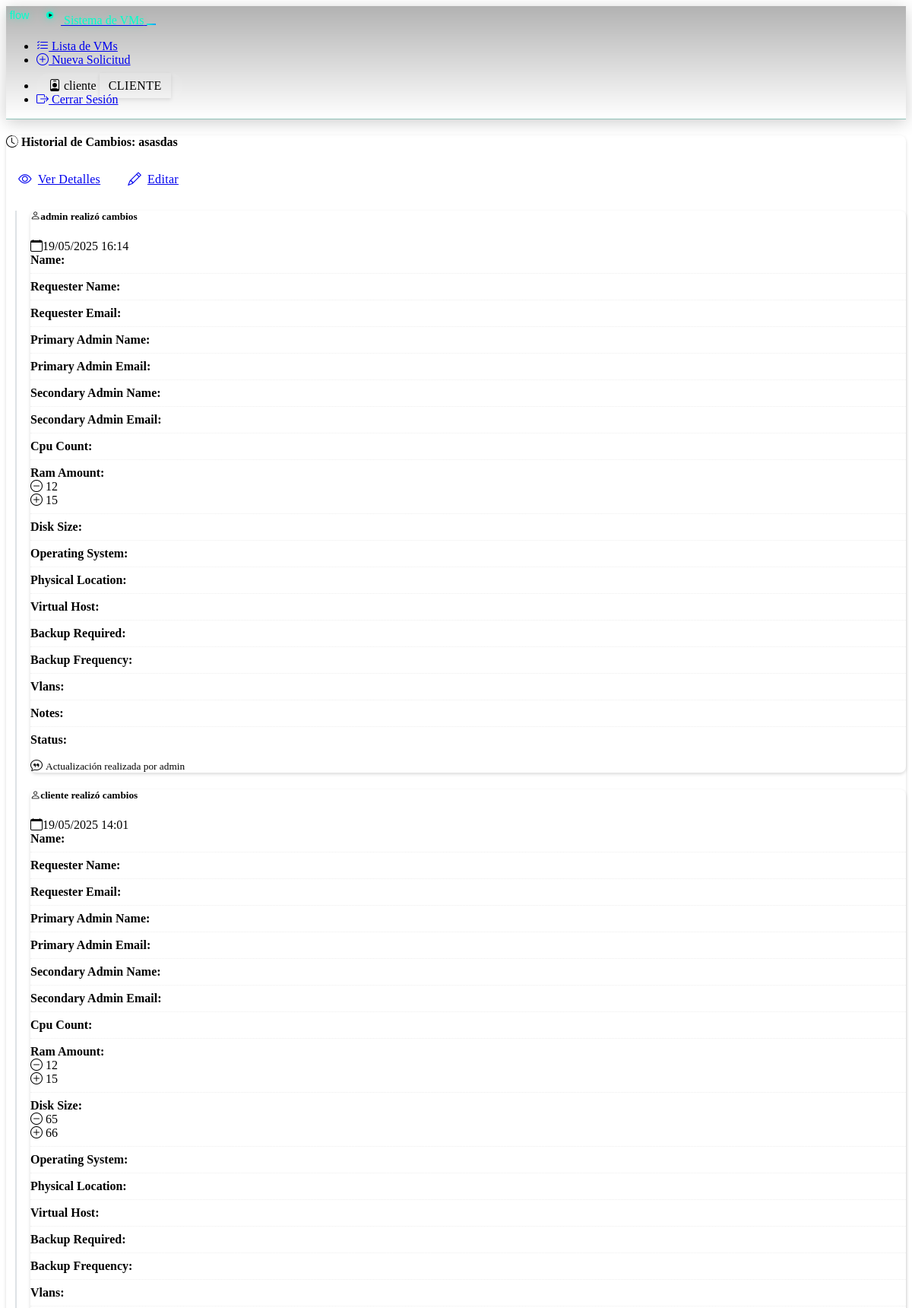
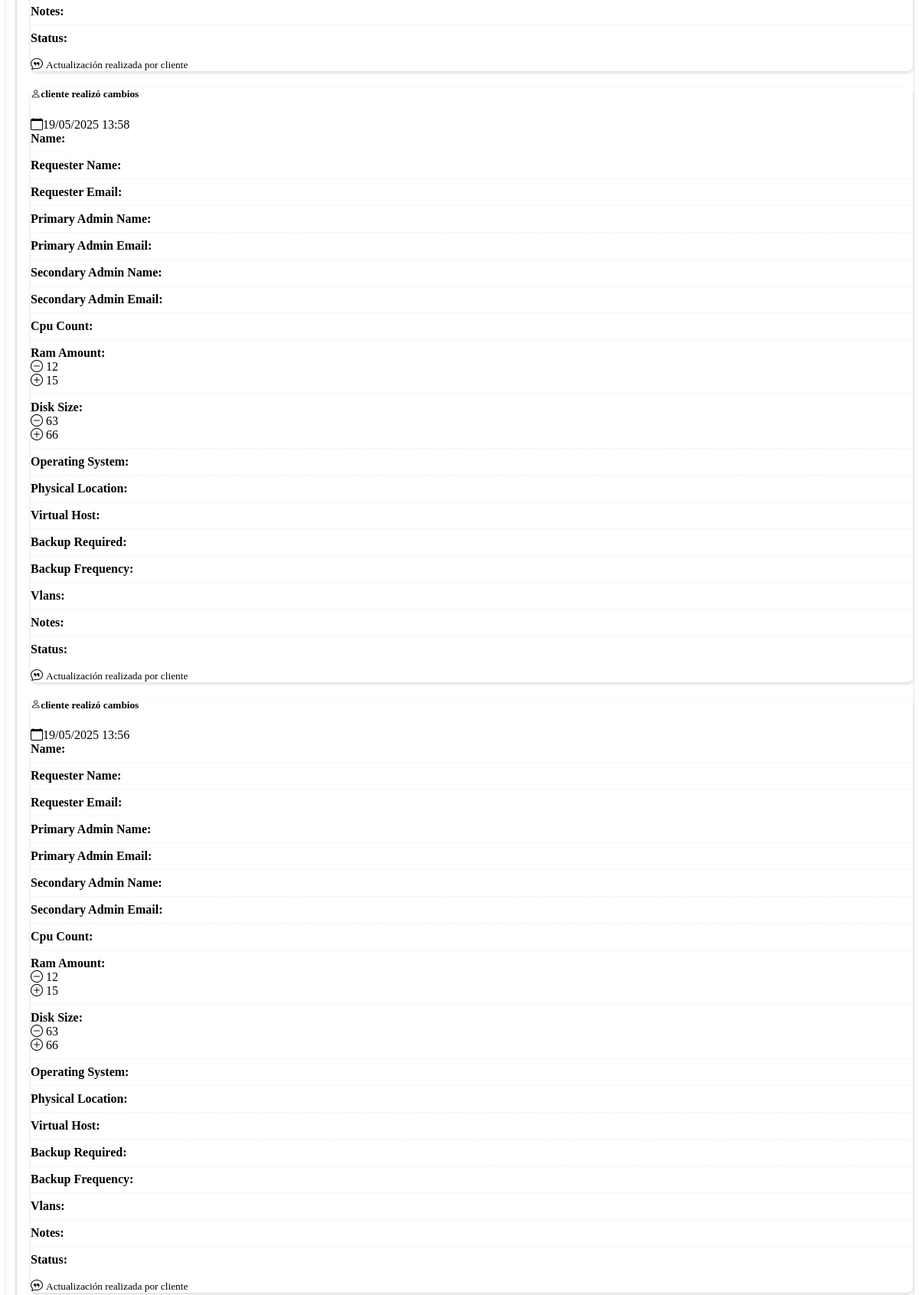
/vms/2/history (signed in, upper part), run on the app's committed database (2 pictures, top to bottom).
### models.py (models this page shows, shortened)
class User(UserMixin, db.Model):
    id = db.Column(db.Integer, primary_key=True)
    username = db.Column(db.String(64), unique=True, nullable=False)
    password_hash = db.Column(db.String(256), nullable=False)
    is_admin = db.Column(db.Boolean, default=False)
    email = db.Column(db.String(120), nullable=True)
    vms_created = db.relationship('VM', backref='creator', lazy=True)
    modifications = db.relationship('VMHistory', backref='modified_by_user', lazy=True,
                                  foreign_keys='VMHistory.modified_by')

class VM(db.Model):
    id = db.Column(db.Integer, primary_key=True)
    name = db.Column(db.String(100), nullable=False)
    requester_name = db.Column(db.String(100), nullable=False)
    requester_email = db.Column(db.String(120), nullable=True)
    request_date = db.Column(db.DateTime, default=datetime.utcnow)
    primary_admin_name = db.Column(db.String(100), nullable=True)
    primary_admin_email = db.Column(db.String(120), nullable=True)
    secondary_admin_name = db.Column(db.String(100), nullable=True)
    secondary_admin_email = db.Column(db.String(120), nullable=True)
    cpu_count = db.Column(db.Integer, nullable=False)
    ram_amount = db.Column(db.Integer, nullable=False)  # en GB
    disk_size = db.Column(db.Integer, nullable=False)   # en GB
    operating_system = db.Column(db.String(100), nullable=True)
    physical_location = db.Column(db.String(200), nullable=True)
    virtual_host = db.Column(db.String(200), nullable=True)
    backup_required = db.Column(db.Boolean, default=False)
    backup_frequency = db.Column(db.String(50), nullable=True)  # Diario, Semanal, Mensual, etc.
    vlans_text = db.Column(db.Text, nullable=True)
    @property
    def vlans(self):
        if self.vlans_text:
            return [vlan.strip() for vlan in self.vlans_text.split(',')]
        return []
    notes = db.Column(db.Text, nullable=True)
    status = db.Column(db.String(20), nullable=False)  # PENDIENTE, APROBADO, RECHAZADO, ACTIVO
    created_by = db.Column(db.Integer, db.ForeignKey('user.id'), nullable=False)
    created_at = db.Column(db.DateTime, default=datetime.utcnow)
    updated_at = db.Column(db.DateTime, default=datetime.utcnow, onupdate=datetime.utcnow)
    history = db.relationship('VMHistory', backref='vm', lazy=True,
                             foreign_keys='VMHistory.vm_id')
    def to_dict(self):
        return {
            'name': self.name,
            'requester_name': self.requester_name,
            'requester_email': self.requester_email,
            'primary_admin_name': self.primary_admin_name,
            'primary_admin_email': self.primary_admin_email,
            'secondary_admin_name': self.secondary_admin_name,
            'secondary_admin_email': self.secondary_admin_email,
            'cpu_count': self.cpu_count,
            'ram_amount': self.ram_amount,
            'disk_size': self.disk_size,
            'operating_system': self.operating_system,
            'physical_location': self.physical_location,
            'virtual_host': self.virtual_host,
            'backup_required': self.backup_required,
            'backup_frequency': self.backup_frequency,
            'vlans': self.vlans,
            'notes': self.notes,
            'status': self.status
        }

class VMHistory(db.Model):
    id = db.Column(db.Integer, primary_key=True)
    vm_id = db.Column(db.Integer, db.ForeignKey('vm.id'), nullable=False)
    previous_state = db.Column(db.Text, nullable=False)
    modified_by = db.Column(db.Integer, db.ForeignKey('user.id'), nullable=False)
    created_at = db.Column(db.DateTime, default=datetime.utcnow)
    change_description = db.Column(db.String(200), nullable=True)
    def previous_state_dict(self):
        try:
            return json.loads(self.previous_state)
        except json.JSONDecodeError:
            return {'error': 'Estado anterior inválido'}

### blueprints/vms/routes.py (the view)
@vms_bp.route('/<int:vm_id>/history')
@login_required
def vm_history(vm_id):
    vm = VM.query.get_or_404(vm_id)
    if not current_user.is_admin and current_user.id != vm.created_by:
        flash('No tienes permiso para ver el historial de esta VM', 'error')
        return redirect(url_for('vms.list_vms'))
    history = VMHistory.query.filter_by(vm_id=vm_id).order_by(
        VMHistory.created_at.desc()).all()
    return render_template('vms/history.html',
                           vm=vm,
                           history=history,
                           title=f'Historial de {vm.name}')

### templates/vms/history.html (shortened to what this page needs)
{% extends "base.html" %} {% block content %}
<div class="card shadow-sm animated-card mb-4">
    <div
        class="card-header bg-primary text-white d-flex justify-content-between align-items-center py-3"
    >
        <h4 class="card-title mb-0">
            <i class="bi bi-clock-history me-2"></i>
            Historial de Cambios: {{ vm.name }}
        </h4>
        <div>
            <a
                href="{{ url_for('vms.view_vm', vm_id=vm.id) }}"
                class="btn btn-light me-2"
            >
                <i class="bi bi-eye me-1"></i>Ver Detalles
            </a>
            {% if current_user.is_admin or current_user.id == vm.created_by %}
            <a
                href="{{ url_for('vms.edit_vm', vm_id=vm.id) }}"
                class="btn btn-info"
            >
                <i class="bi bi-pencil me-1"></i>Editar
            </a>
            {% endif %}
        </div>
    </div>
    <div class="card-body p-0">
        <div class="p-4">
            {% if history %}
            <div class="timeline">
                {% for entry in history %}
                <div class="timeline-item">
                    <div class="timeline-marker bg-primary"></div>
                    <div class="timeline-content mb-4">
                        <div class="card shadow-sm">
                            <div
                                class="card-header bg-light d-flex justify-content-between align-items-center"
                            >
                                <h5 class="mb-0 fs-6">
                                    <span class="text-primary fw-bold">
                                        <i class="bi bi-person me-1"></i>{{
                                        entry.modified_by_user.username }}
                                    </span>
                                    realizó cambios
                                </h5>
                                <div class="text-dark fs-6">
                                    <i class="bi bi-calendar me-1"></i>{{
                                    entry.created_at.strftime('%d/%m/%Y %H:%M')
                                    }}
                                </div>
                            </div>
                            <div class="card-body">
                                {% set prev_state = entry.previous_state_dict()
                                %} {% set current_state = vm.to_dict() %}
                                <div class="changes-list">
                                    {% for key, old_value in prev_state.items()
                                    %} {% if key != 'id' and key != 'created_at'
                                    and key != 'updated_at' and key != 'history'
                                    %}
                                    <div class="change-item">
                                        <strong
                                            >{{ key.replace('_', ' ').title()
                                            }}:</strong
                                        >
                                        {% if prev_state[key] !=
                                        current_state[key] %}
                                        <div class="d-flex">
                                            <div class="old-value me-3">
                                                <span class="text-danger">
                                                    <i
                                                        class="bi bi-dash-circle me-1"
                                                    ></i>
                                                    {% if prev_state[key] is
                                                    none %}
                                                    <em>No especificado</em>
                                                    {% else %} {{
                                                    prev_state[key] }} {% endif
                                                    %}
                                                </span>
                                            </div>
                                            <div class="new-value">
                                                <span class="text-success">
                                                    <i
                                                        class="bi bi-plus-circle me-1"
                                                    ></i>
                                                    {% if current_state[key] is
                                                    none %}
                                                    <em>No especificado</em>
                                                    {% else %} {{
                                                    current_state[key] }} {%
                                                    endif %}
                                                </span>
                                            </div>
                                        </div>
                                        {% endif %}
                                    </div>
                                    {% endif %} {% endfor %}
                                </div>
                                {% if entry.change_description %}
                                <div class="mt-3 p-2 bg-light rounded">
                                    <i class="bi bi-chat-quote me-1"></i>
                                    <small
                                        >{{ entry.change_description }}</small
                                    >
                                </div>
                                {% endif %}
                            </div>
                        </div>
                    </div>
                </div>
                {% endfor %}
            </div>
            {% else %}
            <div class="alert alert-info">
                <i class="bi bi-info-circle me-2"></i>No hay registros de
                cambios para esta VM.
            </div>
            {% endif %}
        </div>
    </div>
</div>
{% endblock %}

### templates/base.html (shortened to what this page needs)
<!DOCTYPE html>
<html lang="es" data-bs-theme="dark">
<head>
    <link rel="stylesheet" href="https://cdn.replit.com/agent/bootstrap-agent-dark-theme.min.css">
    <link rel="stylesheet" href="https://cdn.datatables.net/1.11.5/css/dataTables.bootstrap5.min.css">
    <link rel="stylesheet" href="https://cdn.jsdelivr.net/npm/bootstrap-icons@1.7.2/font/bootstrap-icons.css">
    <link rel="stylesheet" href="{{ url_for('static', filename='css/custom.css') }}">
</head>
<body>
    {% if current_user.is_authenticated %}
    <nav class="navbar navbar-expand-lg navbar-dark bg-dark mb-4 shadow-lg flow-navbar">
        <div class="container">
            <a class="navbar-brand d-flex align-items-center" href="{{ url_for('dashboard.index') }}">
                <img src="{{ url_for('static', filename='images/flow-logo.svg') }}" alt="Flow Logo" class="navbar-logo me-2">
                <span class="flow-accent">Sistema de VMs</span>
            </a>
            <button class="navbar-toggler animated-button" type="button" data-bs-toggle="collapse" data-bs-target="#navbarNav">
            </button>
            <div class="collapse navbar-collapse" id="navbarNav">
                <ul class="navbar-nav me-auto">
                    <li class="nav-item">
                        <a class="nav-link nav-animated" href="{{ url_for('vms.list_vms') }}">
                            <i class="bi bi-list-check me-1 nav-icon"></i>
                            Lista de VMs
                        </a>
                    </li>
                    <li class="nav-item">
                        <a class="nav-link nav-animated" href="{{ url_for('vms.new_vm') }}">
                            <i class="bi bi-plus-circle me-1 nav-icon"></i>
                            Nueva Solicitud
                        </a>
                    </li>
                </ul>
                <ul class="navbar-nav">
                    <li class="nav-item">
                        <span class="nav-link user-badge">
                            <i class="bi bi-person-badge me-1"></i>
                            {{ current_user.username }}
                            {% if current_user.is_admin %}
                            <span class="badge bg-danger ms-1">Admin</span>
                            {% else %}
                            <span class="badge bg-info ms-1">Cliente</span>
                            {% endif %}
                        </span>
                    </li>
                    <li class="nav-item">
                        <a class="nav-link nav-animated" href="{{ url_for('auth.logout') }}">
                            <i class="bi bi-box-arrow-right me-1 nav-icon"></i>
                            Cerrar Sesión
                        </a>
                    </li>
                </ul>
            </div>
        </div>
    </nav>
    {% endif %}
    <div class="container py-4">
        {% block content %}{% endblock %}
    </div>
</body>
</html>

### static/css/custom.css (style rules this page uses)
:root { --status-pending: var(--bs-warning); --status-active: var(--bs-success); --status-rejected: var(--bs-danger); --status-requested: var(--bs-info); --flow-primary: #00ffcc; --flow-secondary: #1a1a1a; --flow-accent: #0099ff; --flow-gradient-start: #0099ff; --flow-gradient-end: #00ffcc; }
.navbar-logo { height: 24px; filter: drop-shadow(0 0 5px rgba(0, 255, 204, 0.5)); transition: all 0.3s ease; }
.flow-navbar { border-bottom: 1px solid rgba(0, 255, 204, 0.2); background: linear-gradient(180deg, rgba(0,0,0,0.3) 0%, rgba(0,0,0,0) 100%); box-shadow: 0 4px 20px rgba(0, 0, 0, 0.2); }
.nav-animated { position: relative; transition: all 0.3s ease; }
.nav-animated::after { content: ''; position: absolute; bottom: 0; left: 50%; width: 0; height: 2px; background: var(--flow-primary); transition: all 0.3s ease; transform: translateX(-50%); }
.nav-icon { transition: all 0.3s ease; }
.user-badge { position: relative; padding: 0.5rem 1rem; background: rgba(255, 255, 255, 0.05); border-radius: 50px; transition: all 0.3s ease; }
body { min-height: 100vh; background: var(--bs-dark); }
.container { max-width: 1200px; }
.animated-button { position: relative; overflow: hidden; transition: all 0.3s ease; background: linear-gradient(45deg, var(--flow-primary), var(--flow-accent)); border: none; }
.animated-button::after { content: ''; position: absolute; top: 50%; left: 50%; width: 5px; height: 5px; background: rgba(255, 255, 255, 0.5); opacity: 0; border-radius: 100%; transform: scale(1, 1) translate(-50%); transform-origin: 50% 50%; }
.card { border: none; border-radius: 0.5rem; background: var(--bs-dark); box-shadow: 0 0.125rem 0.25rem rgba(0, 0, 0, 0.15); transition: all 0.3s ease; animation: fadeIn 0.5s ease-out; }
.card-header { border-bottom: 1px solid var(--bs-border-color); border-radius: 0.5rem 0.5rem 0 0; }
.badge { padding: 0.5em 0.75em; font-weight: 500; text-transform: uppercase; letter-spacing: 0.5px; box-shadow: 0 2px 5px rgba(0, 0, 0, 0.1); }
.btn { padding: 0.5rem 1rem; font-weight: 500; text-transform: none; letter-spacing: 0.3px; display: inline-flex; align-items: center; gap: 0.5rem; transition: all 0.3s ease; border-radius: 0.375rem; }
.btn i, .table i { font-size: 1.1em; transition: transform 0.3s ease; }
.flow-accent { color: var(--flow-primary); text-shadow: 0 0 10px rgba(0, 255, 204, 0.3); }

### templates/vms/history.html (style rules this page uses)
.timeline { position: relative; padding-left: 2rem; }
.timeline:before { content: ""; position: absolute; left: 0.75rem; top: 0; bottom: 0; width: 2px; background: #dee2e6; }
.timeline-item { position: relative; }
.timeline-marker { position: absolute; width: 15px; height: 15px; border-radius: 50%; left: -2.3rem; top: 1rem; }
.changes-list .change-item { margin-bottom: 0.5rem; padding-bottom: 0.5rem; border-bottom: 1px dotted #eee; }
.changes-list .change-item:last-child { border-bottom: none; }

### data on the page
User: username "cliente"
VM: name "asasdas"
VMHistory: modified_by_user.username "admin", created_at "19/05/2025 16:14", replace "Name" "Requester Name" "Requester Email" "Primary Admin Name" "Primary Admin Email" "Secondary Admin Name" "Secondary Admin Email" "Cpu Count" "Ram Amount" "Disk Size" "Operating System" "Physical Location" "Virtual Host" "Backup Required" "Backup Frequency" "Vlans" "Notes" "Status", prev_state "12", current_state "15", change_description "Actualización realizada por admin"
VMHistory: modified_by_user.username "cliente", created_at "19/05/2025 14:01", replace "Name" "Requester Name" "Requester Email" "Primary Admin Name" "Primary Admin Email" "Secondary Admin Name" "Secondary Admin Email" "Cpu Count" "Ram Amount" "Disk Size" "Operating System" "Physical Location" "Virtual Host" "Backup Required" "Backup Frequency" "Vlans" "Notes" "Status", prev_state "12" "65", current_state "15" "66", change_description "Actualización realizada por cliente"
VMHistory: modified_by_user.username "cliente", created_at "19/05/2025 13:58", replace "Name" "Requester Name" "Requester Email" "Primary Admin Name" "Primary Admin Email" "Secondary Admin Name" "Secondary Admin Email" "Cpu Count" "Ram Amount" "Disk Size" "Operating System" "Physical Location" "Virtual Host" "Backup Required" "Backup Frequency" "Vlans" "Notes" "Status", prev_state "12" "63", current_state "15" "66", change_description "Actualización realizada por cliente"
VMHistory: modified_by_user.username "cliente", created_at "19/05/2025 13:56", replace "Name" "Requester Name" "Requester Email" "Primary Admin Name" "Primary Admin Email" "Secondary Admin Name" "Secondary Admin Email" "Cpu Count" "Ram Amount" "Disk Size" "Operating System" "Physical Location" "Virtual Host" "Backup Required" "Backup Frequency" "Vlans" "Notes" "Status", prev_state "12" "63", current_state "15" "66", change_description "Actualización realizada por cliente"
